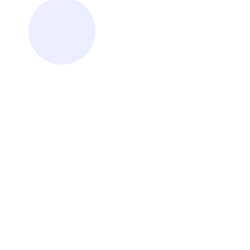
Frame 1 (no input)
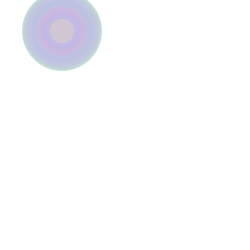
Frame 60 (the mouse pressed at the canvas centre just before this capture)
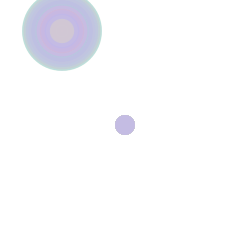
Frame 120 (the mouse held since frame 60 and released just before this capture)

The Processing sketch that drew these frames (run headless with seeded random() and noise(); from frame 60 on, the mouse is pressed at the canvas centre):

// Processing sketch: processing_53422
// ── processing_53422.pde

int counter;

void setup() {  //setup function called initially, only once
  size(250, 250);
  background(255);  //set background white
  colorMode(HSB);   //set colors to Hue, Saturation, Brightness mode
  counter = 0;
}

void draw() {  //draw function loops 
  counter++;
  noStroke();
  fill(random(255),100,255,50);
  
  if(mousePressed == true) { //add some interaction
    ellipse(mouseX, mouseY, 20, 20);
  }
  else {
    ellipse(width/4, height/8, 80*sin(counter), 80*sin(counter));
  }
}

                
                
